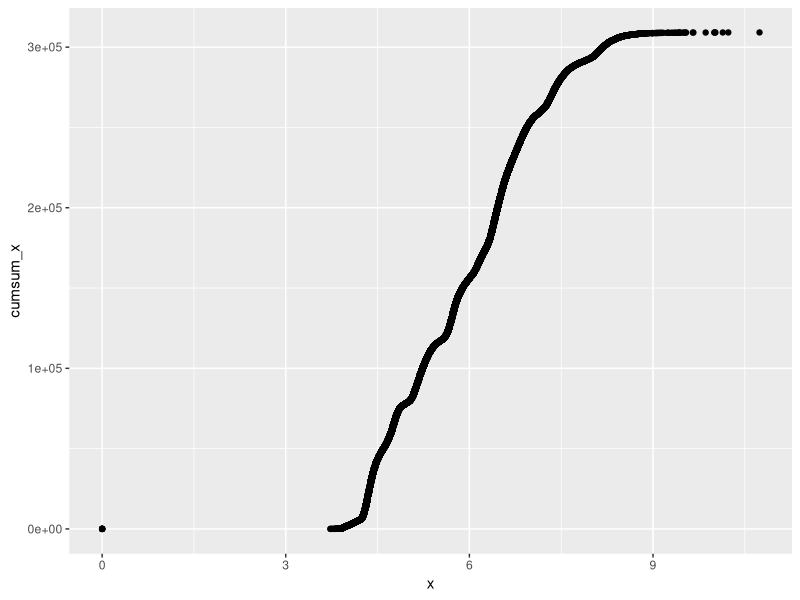
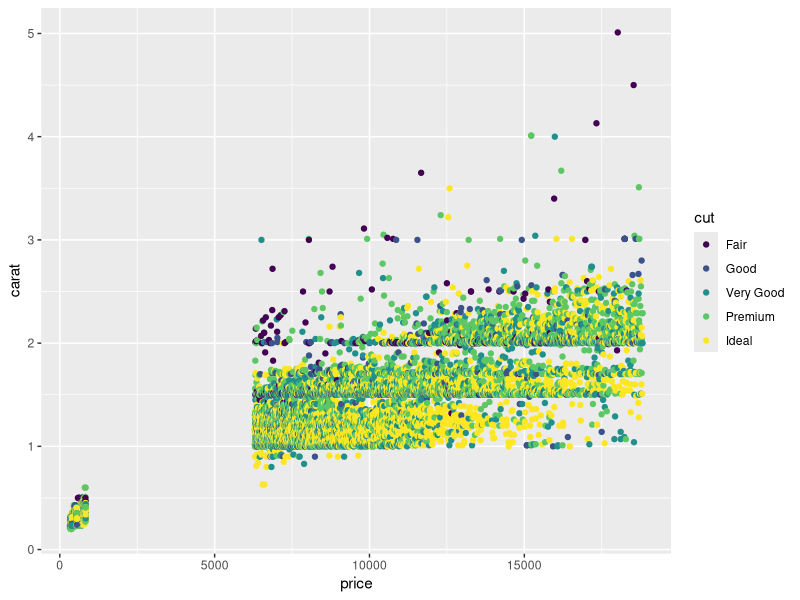
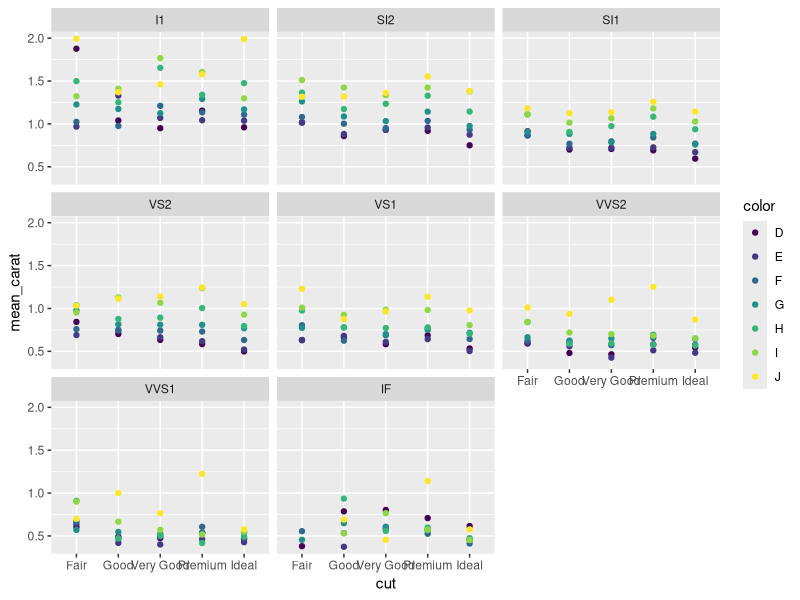
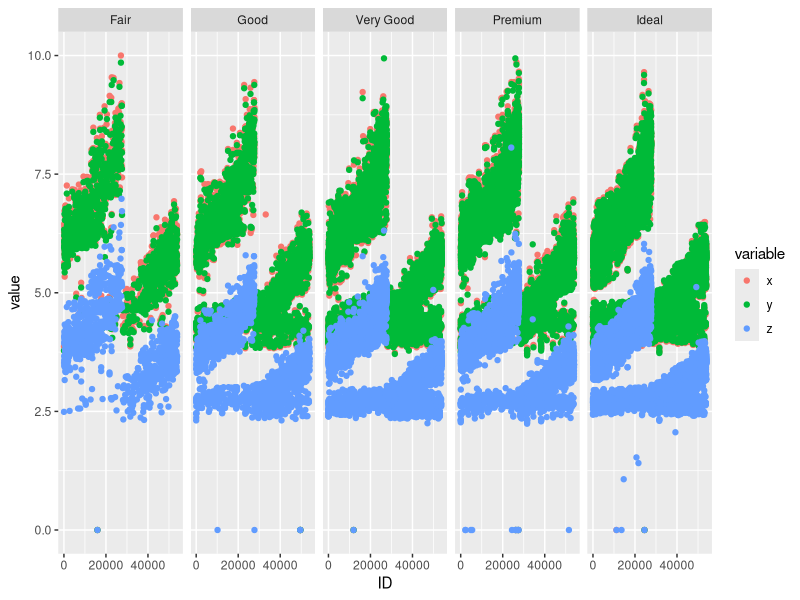

Recreate these plots in R, in order.
require(tidyr)
require(dplyr)
require(ggplot2)

tbl_df(diamonds)
View(diamonds)

# dplyr::select
dplyr::select(diamonds, cut, clarity) %>% tbl_df # Equivalent SQL: select cut, clarity from diamonds;
diamonds %>% dplyr::select(cut, clarity) %>% tbl_df
diamonds %>% dplyr::select(., cut, clarity) %>% tbl_df
diamonds %>% dplyr::select(color:price) %>% tbl_df # Equivalent SQL: none
diamonds %>% dplyr::select(-cut, -clarity) %>% tbl_df # Equivalent SQL: none
x <- diamonds %>% dplyr::select(cut, clarity) %>% tbl_df
x

# dplyr::filter
diamonds %>% dplyr::select(cut, clarity) %>% dplyr::filter(cut == "Good") %>% tbl_df # Equivalent SQL: select cut, clarity from diamonds where cut = 'Good';
diamonds %>% dplyr::select(cut, clarity) %>% dplyr::filter(cut %in% c("Good", "Fair")) %>% tbl_df # Equivalent SQL: select cut, clarity from diamonds where cut in ('Good', 'Fair');# or Equivalent SQL:  select cut, clarity from diamonds where cut = 'Good' or cut = 'Fair';
diamonds %>% dplyr::select(cut, clarity) %>% dplyr::filter(cut %in% c("Good", "Fair"), clarity == "VS1") %>% tbl_df # Equivalent SQL:  select cut, clarity from diamonds where (cut = 'Good' or cut = 'Fair') and clarity = 'VS1';
diamonds %>% dplyr::select(cut, clarity) %>% dplyr::filter(cut %in% c("Good", "Fair"), clarity == "VS1" | is.na(cut)) %>% tbl_df # Equivalent SQL:  select cut, clarity from diamonds where ((cut = 'Good' or cut = 'Fair') and clarity = 'VS1') or cut is null;
# diamonds %>% dplyr::select(cut, clarity) %>% dplyr::filter(carat > 2) %>% tbl_df # This will give an error
# Equivalent SQL: select cut, clarity  from diamonds  where carat > 2;
diamonds %>% dplyr::filter(carat > 2) %>% dplyr::select(cut, clarity) %>% tbl_df # This does not give an error.
diamonds %>% dplyr::select(carat, clarity) %>% dplyr::filter(carat > 2) %>% tbl_df # Equivalent SQL: select carat, clarity  from diamonds  where carat > 2;

# dplyr::arrange
data.frame(x=c(1,1,1,2,2), y=c(5:1), z=(1:5)) %>% dplyr::arrange(desc(x)) %>% tbl_df
data.frame(x=c(1,1,1,2,2), y=c(5:1), z=(1:5)) %>% dplyr::arrange(desc(x), y) %>% tbl_df
diamonds %>% dplyr::arrange(carat) %>% tbl_df # Equivalent SQL: select * from diamonds order by carat;
diamonds %>% dplyr::arrange(desc(carat)) %>% tbl_df # Equivalent SQL:select * from diamonds order by carat desc;

# dplyr::rename
diamonds %>% dplyr::rename(tbl= table) %>% tbl_df # Equivalent: select table as "tbl" from diamonds;

# dplyr::mutate
diamonds %>% dplyr::select(cut, clarity, x, y, z) %>% dplyr::filter(cut %in% c("Good", "Fair"), clarity == "VS1" | is.na(cut)) %>% dplyr::mutate(sum = x+y+z) %>% tbl_df # Equivalent: select cut, clarity, x, y, z, x+y+z as sum from diamonds where ((cut = 'Good' or cut = 'Fair') and clarity = 'VS1') or cut is null
ndf <- diamonds %>% dplyr::select(cut, clarity, x, y, z) %>% dplyr::filter(cut %in% c("Good", "Fair"), clarity == "VS1" | is.na(cut)) %>% dplyr::mutate(sum = x+y+z) %>% tbl_df
ndf

# Useful dplyr::mutate functions:
    # diamonds$ID<-seq.int(nrow(diamonds)) # Add a sequince number column
    # pmin(), pmax() Parallel, Element-wise min and max
    # cummin(), cummax() Cumulative min and max
    # cumsum(), cumprod() Cumulative sum and product
  # Windowing functions
    # between() Are values between a and b?
    # cume_dist() Cumulative distribution of values
    # cumall(), cumany() Cumulative all and any
    # cummean() Cumulative mean
    # lead(), lag() Copy with values one position
    # ntile() Bin vector into n buckets
    # dense_rank(), min_rank(),
    # percent_rank(), row_number() Various ranking methods

pmin(1:5, 5:1) # Pairwise min
diamonds %>% dplyr::mutate(minxy = pmin(x,y)) %>% tbl_df
pmax(1:5, 5:1) # Pairwise max
c(1,1,2,0,4,3,5) %>% cummin()
diamonds %>% dplyr::mutate(cummin_x = cummin(x)) %>% tbl_df
c(1,1,2,5,4,3,5) %>% cummax()
c(1,1,2,3,4,3,5) %>% cumsum()
diamonds %>% dplyr::arrange(x) %>% dplyr::mutate(cumsum_x = cumsum(x)) %>% ggplot(aes(x = x, y = cumsum_x)) + geom_point()
c(1,1,2,3,4,3,5) %>% cumprod()
c(1,1,2,3,4,3,5) %>% between(2,4)
diamonds %>% dplyr::mutate(between_x = between(x,4,4.1)) %>% tbl_df
c(1:5) %>% cummean()
c(1:5) %>% lead()
c(1:5) %>% lead(2)
c(1:5) %>% lead() - c(1:5)
diamonds %>% dplyr::mutate(lead_z = lead(z)-z) %>% tbl_df
c(1:5) %>% lag()
c(1:5) %>% lag() - c(1:5)
diamonds %>% dplyr::mutate(lag_z = z-lag(z)) %>% tbl_df
c(1:10)
c(1:10) %>% ntile(4) # bucket edges are rounded
diamonds %>% dplyr::mutate(ntile_z = ntile(z,100)) %>% dplyr::arrange(desc(ntile_z)) %>% View
diamonds %>% dplyr::mutate(ntile_z = ntile(z,100)) %>% group_by(ntile_z) %>% dplyr::summarise(n=n()) %>% tbl_df

c(1,1,2,5,4,3,5) %>% cume_dist()
c(1:5) %>% cume_dist()
c(1,1:5) %>% cume_dist()
# c(TRUE, TRUE, FALSE, FALSE, TRUE) %>% cumall()
# c(FALSE, TRUE, FALSE, FALSE, TRUE) %>% cumany()
# Now let's try them in the dplyr::mutate function
 dd <- dplyr::sample_n(diamonds, 500) %>% dplyr::mutate(price_percent = cume_dist(price)) %>% dplyr::arrange(desc(price_percent)) %>% tbl_df # Equivalent SQL: 
# select d.*, cume_dist() OVER (order by price) cume_dist from diamonds d order by 11 desc;
# select d.*, cume_dist() OVER (PARTITION BY cut order by price) cume_dist from (select * from diamonds where rownum < 100) d order by cut desc, 11 desc;
# Can also try rank(), last_value, nth_value

bottom20_diamonds <- diamonds %>% dplyr::mutate(price_percent = cume_dist(price)) %>% dplyr::filter(price_percent <= .20) %>% dplyr::arrange(desc(price_percent)) %>% tbl_df
diamonds %>% dplyr::mutate(price_percent = cume_dist(price)) %>% dplyr::filter(price_percent >= .80) %>% dplyr::arrange(desc(price_percent)) %>% tbl_df
top20_diamonds <- diamonds %>% dplyr::mutate(price_percent = cume_dist(price)) %>% dplyr::filter(price_percent >= .80) %>% dplyr::arrange(desc(price_percent)) %>% tbl_df
diamonds %>% dplyr::mutate(price_percent = cume_dist(price)) %>% dplyr::filter(price_percent <= .20 | price_percent >= .80) %>% ggplot(aes(x = price, y = carat, color = cut)) + geom_point()

# summarize (summarise)
ds <- diamonds %>% summarize(max_price = max(price)) # Equivalent SQL select max(price) as max_price from diamonds;
diamonds %>% summarize(mean = mean(x), sum = sum(x,y,z), n = n()) # Equivalent SQL: select avg(x) as avg, sum(x)+sum(y)+sum(z) as sum, count(*) as n from diamonds;
# Useful Summary functions:
# min(), max() Minimum and maximum values
# mean() Mean value
# median() Median value
# sum() Sum of values
# var, sd() Variance and standard deviation of a vector
# first() First value in a vector
# last() Last value in a vector
# nth() Nth value in a vector
# n() The number of values in a vector
# n_distinct() The number of distinct values in a vector

# group_by
d <- diamonds %>% group_by(cut) %>% dplyr::summarise(n = n()) %>% dplyr::arrange(n) %>% View # Equivalent SQL: select cut, color, count(*) n from diamonds group by cut order by n;
diamonds %>% group_by(cut,color) %>% dplyr::summarise(mean = mean(x), sum = sum(x,y,z), n = n()) %>% View
diamonds %>% group_by(cut,color) %>% dplyr::summarise(mean = mean(x), sum = sum(x,y,z), n = n()) %>% ungroup %>% summarize(sum(n))

diamonds %>% group_by(cut,color) %>% dplyr::summarise(mean = mean(x), sum = sum(x,y,z), n = n()) %>% dplyr::arrange(n)
diamonds %>% group_by(cut,color) %>% dplyr::summarise(mean = mean(x), sum = sum(x,y,z), n = n()) %>% dplyr::arrange(desc(n), cut, color)

diamonds %>% group_by(cut, color, clarity) %>% dplyr::summarise(mean_carat = mean(carat)) %>% ggplot(aes(x=cut, y=mean_carat, colour=color)) + geom_point() + facet_wrap(~clarity)

# reshaping
require(tidyr)
diamonds$ID <- seq.int(nrow(diamonds)) # nrow() - return the number of rows, seq.int() - return an integer sequence
View(diamonds) 
diamonds %>% dplyr::select(ID, x, y, z, cut) %>% tidyr::gather(variable, value, -ID, -cut) %>% ggplot() +
  facet_grid(~cut) +
  ylim(0, 10) +
  geom_point(aes(x=ID, y=value, colour=variable))
